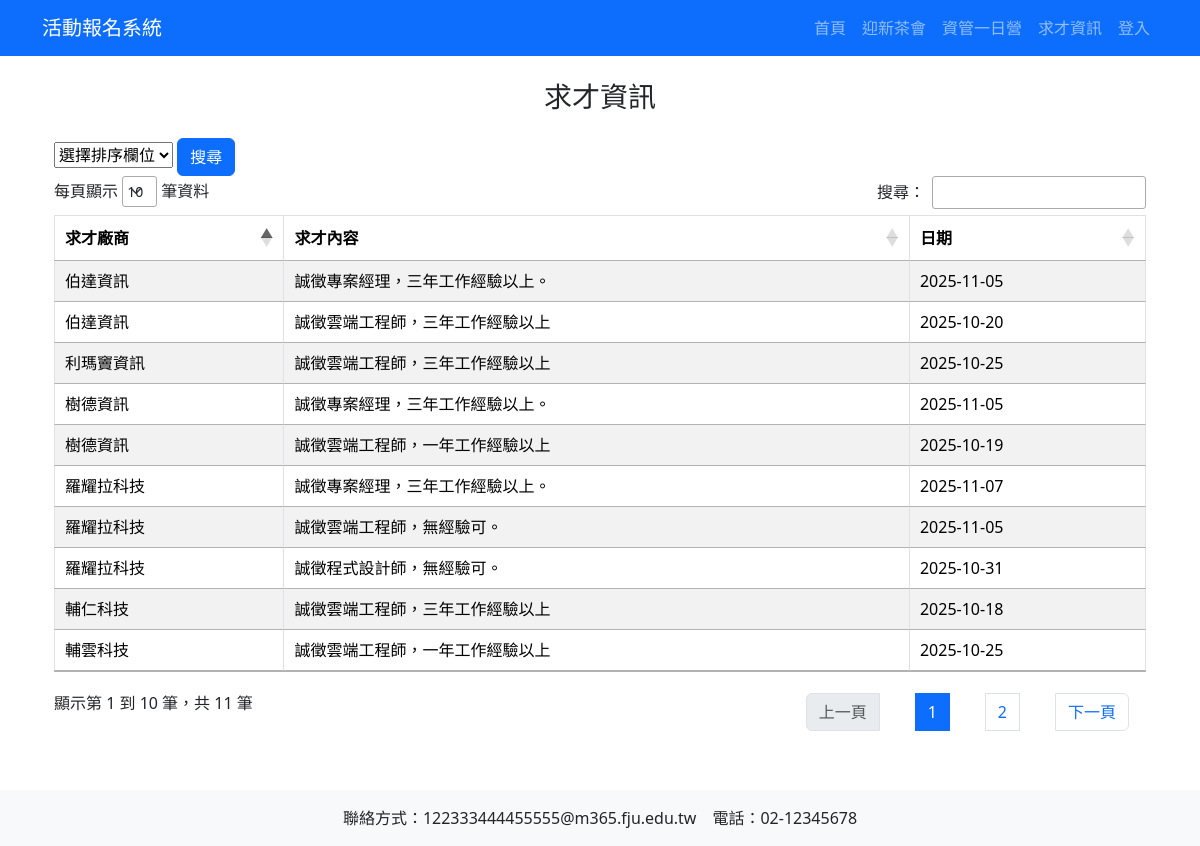
Page /job.php on the committed database.
### tables this page shows
CREATE TABLE `job` (
  `postid` int(11) NOT NULL,
  `company` varchar(45) NOT NULL,
  `content` text NOT NULL,
  `pdate` date NOT NULL
);

### job.php (the view, shortened to what this page needs)
<?php
require_once "header.php";
require_once "db.php";
?>
<div class="container my-4">
  <h3 class="mb-4 text-center">求才資訊</h3>
  <form action="job.php" method="post">
  <select name="order" aria-label="選擇排序欄位">
    <option selected value="">選擇排序欄位</option>
  </select>
  <input class="btn btn-primary" type="submit" value="搜尋">
  </form>
  <table id="jobTable" class="table table-bordered table-striped">
    <thead>
      <tr>
        <th>求才廠商</th>
        <th>求才內容</th>
        <th>日期</th>
      </tr>
    </thead>
    <tbody>
      <?php
      $sql="select * from job order by pdate desc";
      $result = mysqli_query($conn, $sql);
      while ($row = mysqli_fetch_assoc($result)) {
        echo "<tr>";
        echo "<td>{$row['company']}</td>";
        echo "<td>{$row['content']}</td>";
        echo "<td>{$row['pdate']}</td>";
        echo "</tr>";
      }
      ?>
    </tbody>
  </table>
</div>
<link rel="stylesheet"
      href="https://cdn.datatables.net/1.13.6/css/dataTables.bootstrap5.min.css">
<?php require_once "footer.php"; ?>

### header.php (shortened to what this page needs)
<!DOCTYPE html>
<html lang="zh-Hant">
<head>
  <link href="https://cdn.jsdelivr.net/npm/bootstrap@5.3.3/dist/css/bootstrap.min.css" rel="stylesheet">
  <link rel="stylesheet" href="https://cdn.datatables.net/1.13.6/css/jquery.dataTables.min.css">
</head>
<body>
<nav class="navbar navbar-expand-lg navbar-dark bg-primary">
  <div class="container">
    <a class="navbar-brand" href="index.php">活動報名系統</a>
    <ul class="navbar-nav ms-auto">
      <li class="nav-item"><a class="nav-link" href="index.php">首頁</a></li>
      <li class="nav-item"><a class="nav-link" href="status.php">迎新茶會</a></li>
      <li class="nav-item"><a class="nav-link" href="conference.php">資管一日營</a></li>
      <li class="nav-item"><a class="nav-link" href="job.php">求才資訊</a></li>
      <li class="nav-item">
        <?php if(isset($_SESSION["user"])): ?>
          <a class="nav-link" href="logout.php">登出</a>
        <?php else: ?>
          <a class="nav-link" href="login.php">登入</a>
        <?php endif; ?>
      </li>
    </ul>
  </div>
</nav>
<div class="container my-4">

### footer.php (shortened to what this page needs)
</div>
<footer class="text-center bg-light py-3 mt-5">
  聯絡方式：122333444455555@m365.fju.edu.tw　電話：02-12345678
</footer>
</body>
</html>

### rows in the picture
job: company "羅耀拉科技", content "誠徵專案經理，三年工作經驗以上。", pdate "2025-11-07"
job: company "羅耀拉科技", content "誠徵雲端工程師，無經驗可。", pdate "2025-11-05"
job: company "樹德資訊", content "誠徵專案經理，三年工作經驗以上。", pdate "2025-11-05"
job: company "伯達資訊", content "誠徵專案經理，三年工作經驗以上。", pdate "2025-11-05"
job: company "羅耀拉科技", content "誠徵程式設計師，無經驗可。", pdate "2025-10-31"
job: company "利瑪竇資訊", content "誠徵雲端工程師，三年工作經驗以上", pdate "2025-10-25"
job: company "輔雲科技", content "誠徵雲端工程師，一年工作經驗以上", pdate "2025-10-25"
job: company "伯達資訊", content "誠徵雲端工程師，三年工作經驗以上", pdate "2025-10-20"
job: company "樹德資訊", content "誠徵雲端工程師，一年工作經驗以上", pdate "2025-10-19"
job: company "輔仁科技", content "誠徵雲端工程師，三年工作經驗以上", pdate "2025-10-18"
